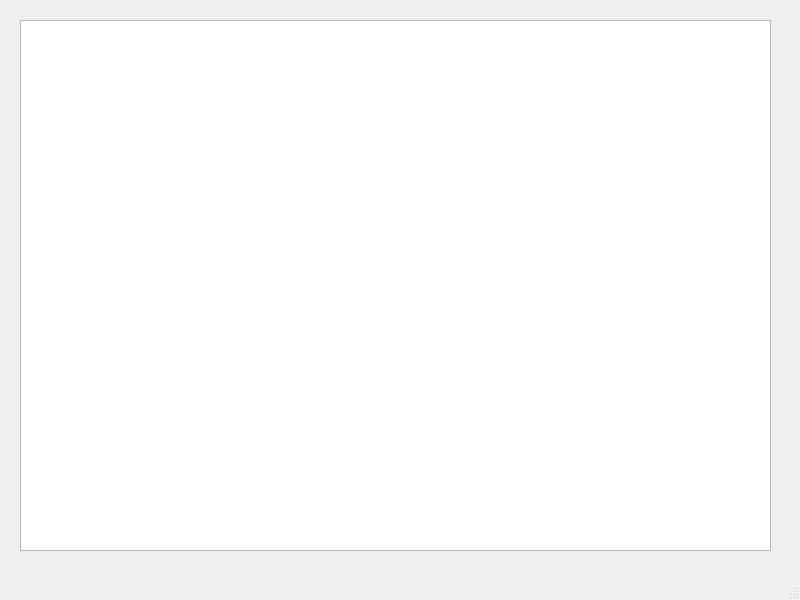
<?xml version="1.0" encoding="UTF-8"?>
<ui version="4.0">
 <class>GraphResults</class>
 <widget class="QMainWindow" name="GraphResults">
  <property name="geometry">
   <rect>
    <x>0</x>
    <y>0</y>
    <width>800</width>
    <height>600</height>
   </rect>
  </property>
  <property name="windowTitle">
   <string>MainWindow</string>
  </property>
  <widget class="QWidget" name="centralwidget">
   <widget class="QTextEdit" name="textEdit">
    <property name="geometry">
     <rect>
      <x>20</x>
      <y>20</y>
      <width>751</width>
      <height>531</height>
     </rect>
    </property>
    <property name="readOnly">
     <bool>true</bool>
    </property>
   </widget>
  </widget>
  <widget class="QMenuBar" name="menubar">
   <property name="geometry">
    <rect>
     <x>0</x>
     <y>0</y>
     <width>800</width>
     <height>25</height>
    </rect>
   </property>
  </widget>
  <widget class="QStatusBar" name="statusbar"/>
 </widget>
 <resources/>
 <connections/>
</ui>
